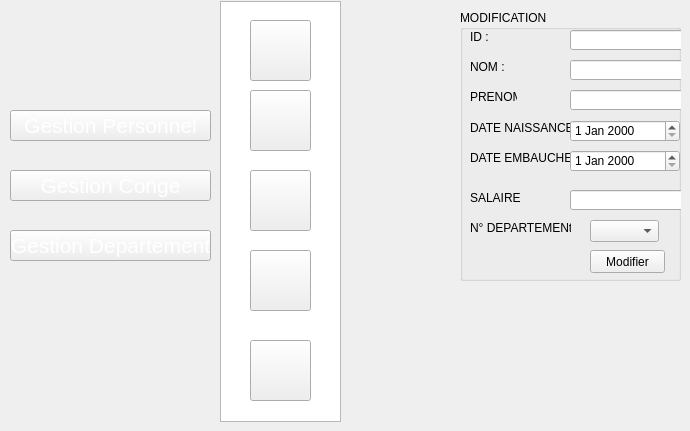
   <widget class="QWidget" name="page_5">
    <widget class="QPushButton" name="pushButton_25">
     <property name="geometry">
      <rect>
       <x>10</x>
       <y>110</y>
       <width>201</width>
       <height>31</height>
      </rect>
     </property>
     <property name="font">
      <font>
       <pointsize>16</pointsize>
       <weight>50</weight>
       <bold>false</bold>
      </font>
     </property>
     <property name="styleSheet">
      <string notr="true">color: rgb(255, 255, 255);
background-image: url(:/new/prefix1/img/selected2.png);</string>
     </property>
     <property name="text">
      <string>Gestion Personnel</string>
     </property>
    </widget>
    <widget class="QPushButton" name="pushButton_26">
     <property name="geometry">
      <rect>
       <x>10</x>
       <y>170</y>
       <width>201</width>
       <height>31</height>
      </rect>
     </property>
     <property name="font">
      <font>
       <pointsize>16</pointsize>
       <weight>50</weight>
       <bold>false</bold>
      </font>
     </property>
     <property name="styleSheet">
      <string notr="true">color: rgb(255, 255, 255);
</string>
     </property>
     <property name="text">
      <string>Gestion Conge</string>
     </property>
    </widget>
    <widget class="QPushButton" name="pushButton_27">
     <property name="geometry">
      <rect>
       <x>250</x>
       <y>20</y>
       <width>61</width>
       <height>61</height>
      </rect>
     </property>
     <property name="styleSheet">
      <string notr="true">image: url(:/new/prefix1/img/icon-ajout2.png);
background-image: url(:/new/prefix1/img/bg.png);</string>
     </property>
     <property name="text">
      <string/>
     </property>
    </widget>
    <widget class="QPushButton" name="pushButton_28">
     <property name="geometry">
      <rect>
       <x>250</x>
       <y>340</y>
       <width>61</width>
       <height>61</height>
      </rect>
     </property>
     <property name="styleSheet">
      <string notr="true">image: url(:/new/prefix1/img/8774.png);</string>
     </property>
     <property name="text">
      <string/>
     </property>
    </widget>
    <widget class="QPushButton" name="pushButton_29">
     <property name="geometry">
      <rect>
       <x>250</x>
       <y>90</y>
       <width>61</width>
       <height>61</height>
      </rect>
     </property>
     <property name="styleSheet">
      <string notr="true">image: url(:/new/prefix1/img/icon-modif2 (1).png);</string>
     </property>
     <property name="text">
      <string/>
     </property>
    </widget>
    <widget class="QPushButton" name="pushButton_30">
     <property name="geometry">
      <rect>
       <x>250</x>
       <y>250</y>
       <width>61</width>
       <height>61</height>
      </rect>
     </property>
     <property name="styleSheet">
      <string notr="true">image: url(:/new/prefix1/img/icon-supp2 (1).png);</string>
     </property>
     <property name="text">
      <string/>
     </property>
    </widget>
    <widget class="QListView" name="listView_3">
     <property name="geometry">
      <rect>
       <x>220</x>
       <y>1</y>
       <width>121</width>
       <height>421</height>
      </rect>
     </property>
     <property name="styleSheet">
      <string notr="true">background-image: url(:/new/prefix1/img/selected.png);</string>
     </property>
    </widget>
    <widget class="QPushButton" name="pushButton_31">
     <property name="geometry">
      <rect>
       <x>250</x>
       <y>170</y>
       <width>61</width>
       <height>61</height>
      </rect>
     </property>
     <property name="styleSheet">
      <string notr="true">image: url(:/new/prefix1/img/icon-afficher2.png);</string>
     </property>
     <property name="text">
      <string/>
     </property>
    </widget>
    <widget class="QPushButton" name="pushButton_49">
     <property name="geometry">
      <rect>
       <x>10</x>
       <y>230</y>
       <width>201</width>
       <height>31</height>
      </rect>
     </property>
     <property name="font">
      <font>
       <pointsize>16</pointsize>
       <weight>50</weight>
       <bold>false</bold>
      </font>
     </property>
     <property name="styleSheet">
      <string notr="true">color: rgb(255, 255, 255);
</string>
     </property>
     <property name="text">
      <string>Gestion Departement</string>
     </property>
    </widget>
    <widget class="QGroupBox" name="groupBox_8">
     <property name="geometry">
      <rect>
       <x>460</x>
       <y>10</y>
       <width>221</width>
       <height>271</height>
      </rect>
     </property>
     <property name="title">
      <string>MODIFICATION</string>
     </property>
     <widget class="QPushButton" name="modifperso">
      <property name="geometry">
       <rect>
        <x>130</x>
        <y>240</y>
        <width>75</width>
        <height>23</height>
       </rect>
      </property>
      <property name="text">
       <string>Modifier</string>
      </property>
     </widget>
     <widget class="QLabel" name="label_43">
      <property name="geometry">
       <rect>
        <x>10</x>
        <y>20</y>
        <width>47</width>
        <height>13</height>
       </rect>
      </property>
      <property name="text">
       <string>ID :</string>
      </property>
      <property name="scaledContents">
       <bool>false</bool>
      </property>
     </widget>
     <widget class="QLabel" name="label_44">
      <property name="geometry">
       <rect>
        <x>10</x>
        <y>80</y>
        <width>47</width>
        <height>13</height>
       </rect>
      </property>
      <property name="text">
       <string>PRENOM : </string>
      </property>
     </widget>
     <widget class="QLineEdit" name="nom2">
      <property name="geometry">
       <rect>
        <x>110</x>
        <y>50</y>
        <width>113</width>
        <height>20</height>
       </rect>
      </property>
     </widget>
     <widget class="QLineEdit" name="prenom2">
      <property name="geometry">
       <rect>
        <x>110</x>
        <y>80</y>
        <width>113</width>
        <height>20</height>
       </rect>
      </property>
     </widget>
     <widget class="QLabel" name="label_45">
      <property name="geometry">
       <rect>
        <x>10</x>
        <y>50</y>
        <width>47</width>
        <height>13</height>
       </rect>
      </property>
      <property name="text">
       <string>NOM : </string>
      </property>
     </widget>
     <widget class="QLineEdit" name="salaire2">
      <property name="geometry">
       <rect>
        <x>110</x>
        <y>180</y>
        <width>113</width>
        <height>20</height>
       </rect>
      </property>
     </widget>
     <widget class="QLineEdit" name="id2">
      <property name="geometry">
       <rect>
        <x>110</x>
        <y>20</y>
        <width>113</width>
        <height>20</height>
       </rect>
      </property>
     </widget>
     <widget class="QLabel" name="label_58">
      <property name="geometry">
       <rect>
        <x>10</x>
        <y>180</y>
        <width>51</width>
        <height>16</height>
       </rect>
      </property>
      <property name="text">
       <string>SALAIRE :</string>
      </property>
     </widget>
     <widget class="QLabel" name="label_59">
      <property name="geometry">
       <rect>
        <x>10</x>
        <y>210</y>
        <width>101</width>
        <height>16</height>
       </rect>
      </property>
      <property name="text">
       <string>N° DEPARTEMENt:</string>
      </property>
     </widget>
     <widget class="QComboBox" name="departement2">
      <property name="geometry">
       <rect>
        <x>130</x>
        <y>210</y>
        <width>69</width>
        <height>22</height>
       </rect>
      </property>
     </widget>
     <widget class="QLabel" name="label_60">
      <property name="geometry">
       <rect>
        <x>10</x>
        <y>110</y>
        <width>101</width>
        <height>16</height>
       </rect>
      </property>
      <property name="text">
       <string>DATE NAISSANCE:</string>
      </property>
     </widget>
     <widget class="QLabel" name="label_61">
      <property name="geometry">
       <rect>
        <x>10</x>
        <y>140</y>
        <width>101</width>
        <height>16</height>
       </rect>
      </property>
      <property name="text">
       <string>DATE EMBAUCHE:</string>
      </property>
     </widget>
     <widget class="QDateEdit" name="datenaiss2">
      <property name="geometry">
       <rect>
        <x>110</x>
        <y>110</y>
        <width>110</width>
        <height>22</height>
       </rect>
      </property>
     </widget>
     <widget class="QDateEdit" name="dateemb2">
      <property name="geometry">
       <rect>
        <x>110</x>
        <y>140</y>
        <width>110</width>
        <height>22</height>
       </rect>
      </property>
     </widget>
    </widget>
    <zorder>listView_3</zorder>
    <zorder>pushButton_25</zorder>
    <zorder>pushButton_26</zorder>
    <zorder>pushButton_27</zorder>
    <zorder>pushButton_28</zorder>
    <zorder>pushButton_29</zorder>
    <zorder>pushButton_30</zorder>
    <zorder>pushButton_31</zorder>
    <zorder>pushButton_49</zorder>
    <zorder>groupBox_8</zorder>
   </widget>
